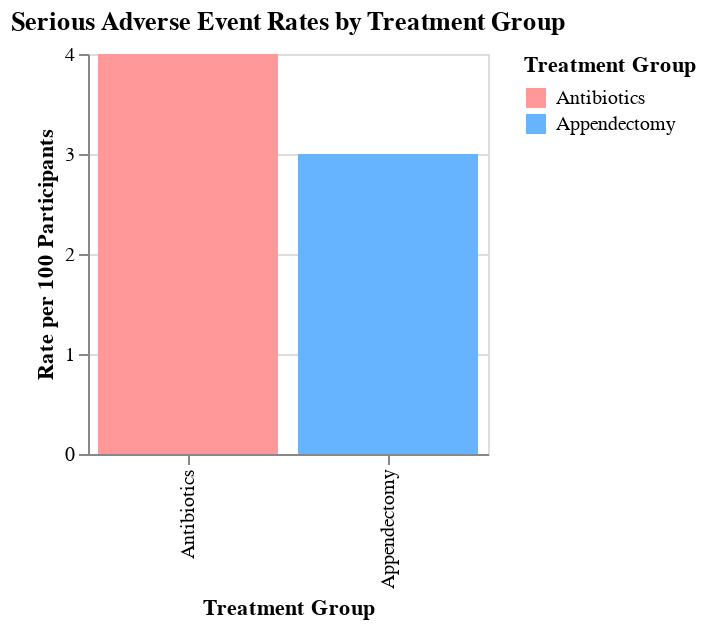

Notebook code cell kept with this figure:
### Code cell
import altair as alt
import pandas as pd

# Pie Chart
labels = ['Antibiotics', 'Appendectomy']
sizes = [47, 53]

data = pd.DataFrame({'Treatment Assignment': labels, 'Percentage': sizes})
chart = alt.Chart(data).mark_circle(size=400).encode(
    x=alt.X('Percentage:Q', axis=alt.Axis(title='Percentage'), scale=alt.Scale(domain=[0, 100])),
    color=alt.Color('Treatment Assignment', legend=alt.Legend(title='Treatment Group'), scale=alt.Scale(range=['#ff9999','#66b3ff'])),
    tooltip=['Treatment Assignment', 'Percentage']
).properties(
    width=500, height=500,
    title=alt.TitleParams('Treatment Assignment', anchor='middle')
)
chart = chart.encode(text=alt.Text('Treatment Assignment:N')).mark_text(dx=0, dy=0, align='center', baseline='middle', color='black', fontSize=24)

chart.interactive()

# Horizontal Bar Chart
complications_antibiotics = 8.1
complications_appendectomy = 3.5

data = pd.DataFrame({'Treatment Group': ['Antibiotics', 'Appendectomy'], 
                     'Complications Rate': [complications_antibiotics, complications_appendectomy]})
chart = alt.Chart(data).mark_bar().encode(
    x=alt.X('Complications Rate:Q', axis=alt.Axis(title='Rate per 100 Participants')),
    y=alt.Y('Treatment Group:N', axis=alt.Axis(title='Treatment Group'), sort=['Antibiotics', 'Appendectomy']),
    color=alt.Color('Treatment Group', legend=alt.Legend(title='Treatment Group'), scale=alt.Scale(range=['#ff9999','#66b3ff'])),
    tooltip=['Treatment Group', 'Complications Rate']
).properties(
    width=500, height=200,
    title=alt.TitleParams('Complication Rates by Treatment Group', anchor='middle')
)

chart.interactive()

# Vertical Bar Chart
serious_adverse_events_antibiotics = 4.0
serious_adverse_events_appendectomy = 3.0

data = pd.DataFrame({'Treatment Group': ['Antibiotics', 'Appendectomy'], 
                     'Serious Adverse Events Rate': [serious_adverse_events_antibiotics, serious_adverse_events_appendectomy]})
chart = alt.Chart(data).mark_bar().encode(
    x=alt.X('Treatment Group:N', axis=alt.Axis(title='Treatment Group')),
    y=alt.Y('Serious Adverse Events Rate:Q', axis=alt.Axis(title='Rate per 100 Participants')),
    color=alt.Color('Treatment Group', legend=alt.Legend(title='Treatment Group'), scale=alt.Scale(range=['#ff9999','#66b3ff'])),
    tooltip=['Treatment Group', 'Serious Adverse Events Rate']
).properties(
    width=200, height=200,
    title=alt.TitleParams('Serious Adverse Event Rates by Treatment Group', anchor='middle')
)

chart.interactive()

### Figure 1 — Vega-Lite specification as saved in the notebook (floating-point values rounded to 4 significant figures)
{"config": {"view": {"continuousWidth": 400, "continuousHeight": 300}}, "data": {"name": "data-5c662d48f931aad9f2fed83ed6e070ab"}, "mark": "bar", "encoding": {"color": {"field": "Treatment Group", "legend": {"title": "Treatment Group"}, "scale": {"range": ["#ff9999", "#66b3ff"]}, "type": "nominal"}, "tooltip": [{"field": "Treatment Group", "type": "nominal"}, {"field": "Serious Adverse Events Rate", "type": "quantitative"}], "x": {"axis": {"title": "Treatment Group"}, "field": "Treatment Group", "type": "nominal"}, "y": {"axis": {"title": "Rate per 100 Participants"}, "field": "Serious Adverse Events Rate", "type": "quantitative"}}, "height": 200, "selection": {"selector014": {"type": "interval", "bind": "scales", "encodings": ["x", "y"]}}, "title": {"text": "Serious Adverse Event Rates by Treatment Group", "anchor": "middle"}, "width": 200, "$schema": "https://vega.github.io/schema/vega-lite/v4.17.0.json", "datasets": {"data-5c662d48f931aad9f2fed83ed6e070ab": [{"Treatment Group": "Antibiotics", "Serious Adverse Events Rate": 4.0}, {"Treatment Group": "Appendectomy", "Serious Adverse Events Rate": 3.0}]}}
